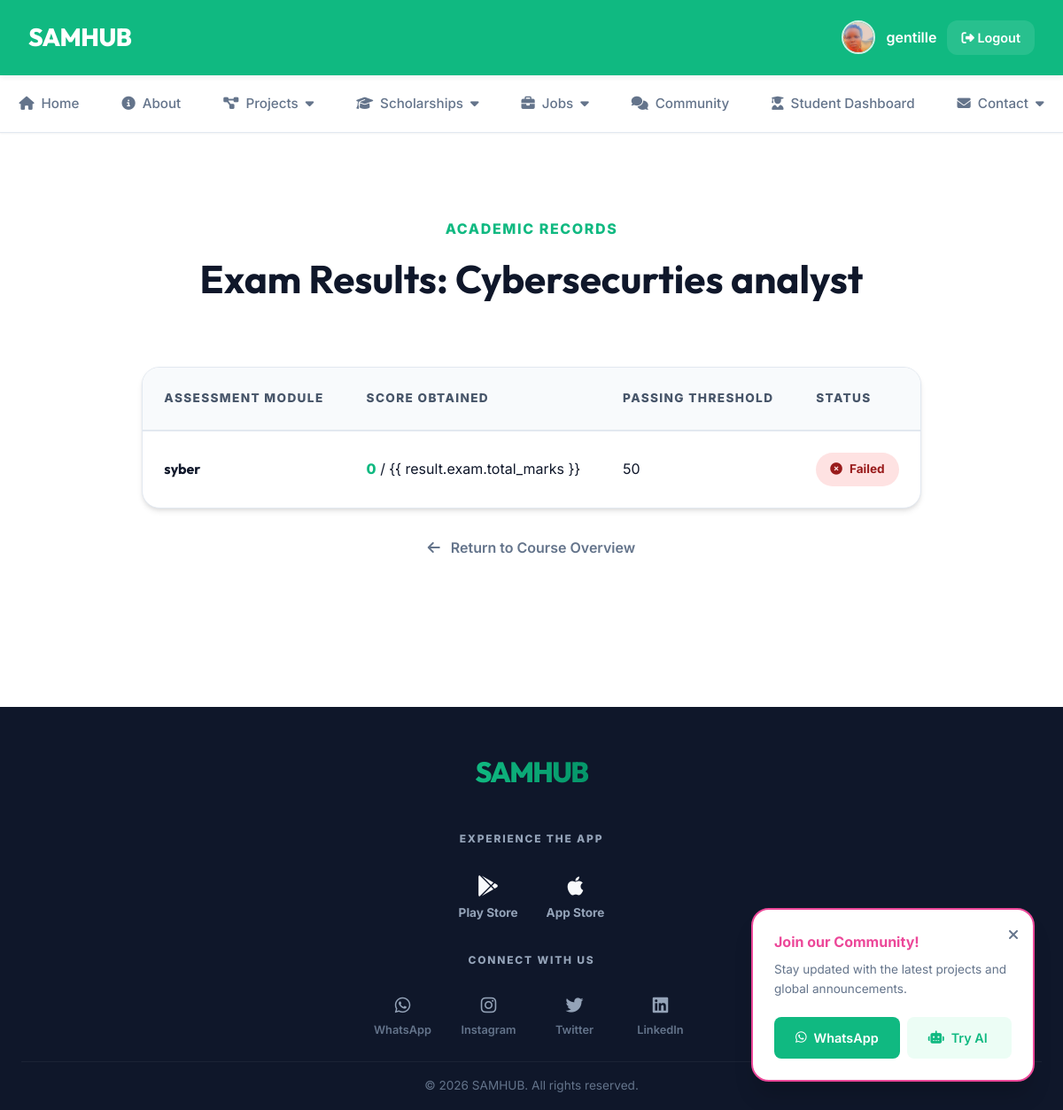
The app's page /learn/courses/1/results/ (signed in), older data.
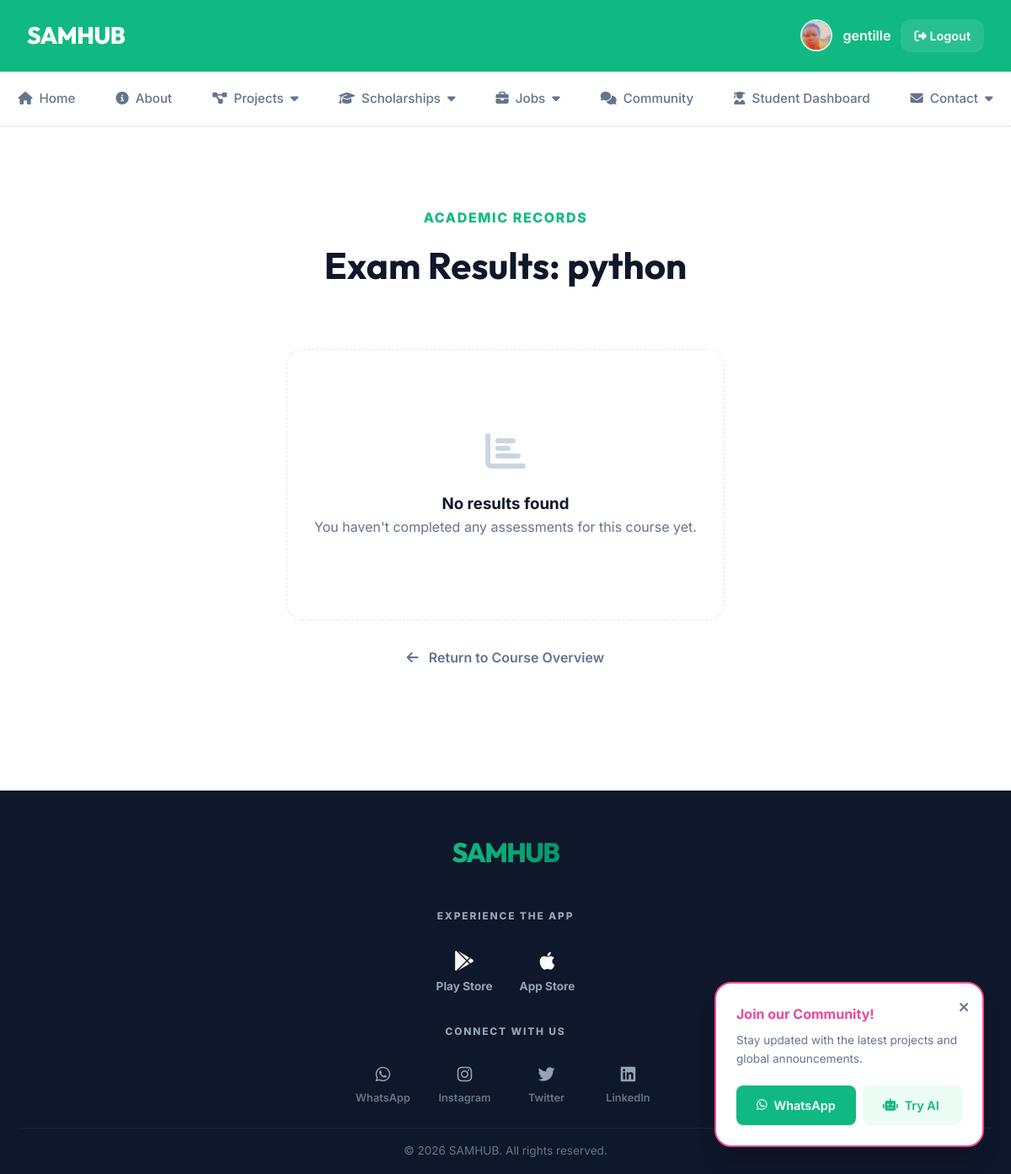
The same page, newer data.
### Login_System/models.py (models this page shows, shortened)
class User(AbstractUser):
    email = models.EmailField(max_length=50, unique=True)
    image = models.ImageField(upload_to='profile_pics', default='default.jpg')
    sex = models.CharField(max_length=10, blank=True, null=True)
    phone = models.CharField(max_length=50, blank=True, null=True)
    year = models.CharField(max_length=50, blank=True, null=True)
    address = models.CharField(max_length=255, blank=True, null=True)
    date_of_birth = models.DateField(blank=True, null=True)
    qualification = models.CharField(max_length=50, blank=True, null=True)
    experience = models.CharField(max_length=50, blank=True, null=True)
    User_type = (
        ('Admin', 'Admin'),
        ('User', 'User'),
        ('Student', 'Student'),
    )
    user_type = models.CharField(max_length=50, choices=User_type, default='User')
    is_approved = models.BooleanField(default=False)
    is_disabled = models.BooleanField(default=False)
    first_login = models.BooleanField(default=True)
    created_at = models.DateTimeField(auto_now_add=True)
    updated_at = models.DateTimeField(auto_now=True)

### Learning_certificate/models.py (models this page shows, shortened)
class Course(models.Model):
    title = models.CharField(max_length=200)
    description = models.TextField(blank=True, null=True)
    content = models.TextField(
        blank=True, null=True,
        help_text="Full course material (HTML allowed). Only enrolled students can see this."
    )
    thumbnail = models.ImageField(upload_to='course_thumbnails/', blank=True, null=True)
    price = models.DecimalField(max_digits=8, decimal_places=2, default=0)  # 0 = free
    duration_weeks = models.PositiveIntegerField(
        default=4,
        help_text="How many weeks the course runs."
    )
    start_date = models.DateTimeField(
        blank=True, null=True,
        help_text="When the course opens for learning."
    )
    end_date = models.DateTimeField(
        blank=True, null=True,
        help_text="When the course closes."
    )
    is_active = models.BooleanField(default=True)
    created_at = models.DateTimeField(auto_now_add=True)
    updated_at = models.DateTimeField(auto_now=True)
    class Meta:
        ordering = ['-created_at']

class ExamResult(models.Model):
    enrollment = models.ForeignKey(Enrollment, on_delete=models.CASCADE, related_name='results')
    exam = models.ForeignKey(Exam, on_delete=models.CASCADE, related_name='results')
    attempt = models.OneToOneField(ExamAttempt, on_delete=models.CASCADE, related_name='result')
    marks_obtained = models.PositiveIntegerField(default=0)
    total_marks = models.PositiveIntegerField(default=0)
    passed = models.BooleanField(default=False)
    completed_at = models.DateTimeField(auto_now_add=True)
    certificate_sent = models.BooleanField(default=False)
    retake_notified = models.BooleanField(default=False)

class Exam(models.Model):
    course = models.ForeignKey(Course, on_delete=models.CASCADE, related_name='exams')
    title = models.CharField(max_length=200)
    description = models.TextField(blank=True, null=True)
    total_marks = models.PositiveIntegerField(default=100)
    passing_marks = models.PositiveIntegerField(default=50)
    open_date = models.DateTimeField(
        blank=True, null=True,
        help_text="When the exam becomes available to students."
    )
    close_date = models.DateTimeField(
        blank=True, null=True,
        help_text="Deadline — exam closes after this."
    )
    duration_minutes = models.PositiveIntegerField(
        default=60,
        help_text="Time limit in minutes once the student starts."
    )
    is_published = models.BooleanField(
        default=False,
        help_text="Only published exams are visible to students."
    )
    created_at = models.DateTimeField(auto_now_add=True)
    updated_at = models.DateTimeField(auto_now=True)
    class Meta:
        ordering = ['open_date']

### Learning_certificate/views.py (the view)
# urls.py: path('courses/<int:course_id>/results/', views.exam_results, name='exam_results'),
@login_required
def exam_results(request, course_id):
    enrollment = get_object_or_404(
        Enrollment, student=request.user, course_id=course_id
    )
    results = ExamResult.objects.filter(enrollment=enrollment).select_related('exam')
    return render(request, 'Learning_certificate/exam_results.html', {
        'results': results,
        'course': enrollment.course,
    })

### templates/Learning_certificate/exam_results.html (shortened to what this page needs)
{% extends "Login_System/base.html" %}
{% load static %}
{% block content %}
<div class="results-wrapper">
    <div class="page-header">
        <p
            style="color: var(--primary); font-weight: 800; text-transform: uppercase; letter-spacing: 0.1em; margin-bottom: 0.5rem;">
            Academic Records</p>
        <h2>Exam Results: {{ course.title }}</h2>
    </div>
    {% if results %}
    <div class="results-card">
        <table class="results-table">
            <thead>
                <tr>
                    <th>Assessment Module</th>
                    <th>Score Obtained</th>
                    <th>Passing Threshold</th>
                    <th>Status</th>
                </tr>
            </thead>
            <tbody>
                {% for result in results %}
                <tr>
                    <td><strong style="font-family: 'Outfit';">{{ result.exam.title }}</strong></td>
                    <td><span style="font-weight: 800; color: var(--primary);">{{ result.marks_obtained }}</span> / {{
                        result.exam.total_marks }}</td>
                    <td>{{ result.exam.passing_marks }}</td>
                    <td>
                        {% if result.passed %}
                        <span class="status-pill status-passed"><i class="fas fa-check-circle"></i> Passed</span>
                        {% else %}
                        <span class="status-pill status-failed"><i class="fas fa-times-circle"></i> Failed</span>
                        {% endif %}
                    </td>
                </tr>
                {% endfor %}
            </tbody>
        </table>
    </div>
    {% else %}
    <div class="no-data">
        <i class="fas fa-chart-bar" style="font-size: 3rem; color: #cbd5e1; margin-bottom: 1.5rem; display: block;"></i>
        <h3>No results found</h3>
        <p style="color: var(--text-muted);">You haven't completed any assessments for this course yet.</p>
    </div>
    {% endif %}
    <div style="text-align: center;">
        <a href="{% url 'course_detail' course.id %}" class="btn-back">
            <i class="fas fa-arrow-left"></i> Return to Course Overview
        </a>
    </div>
</div>
{% endblock %}

### templates/Login_System/base.html (shortened to what this page needs)
{% load static %}
<!DOCTYPE html>
<html lang="en">
<head>
    <link rel="stylesheet" href="https://cdnjs.cloudflare.com/ajax/libs/font-awesome/6.5.0/css/all.min.css">
    <link rel="stylesheet" href="{% static 'css/style.css' %}">
</head>
<body>
    <header>
        <h1>SAMHUB</h1>
        <div class="user-actions">
            {% if user.is_authenticated %}
            <div class="user-profile">
                <img src="{{ user.image.url }}" alt="{{ user.username }}">
                <span style="font-weight: 600;">{{ user.username }}</span>
                <a href="{% url 'logout' %}"><i class="fas fa-sign-out-alt"></i> Logout</a>
            </div>
            {% else %}
            <div class="user-profile">
                <a href="{% url 'Login' %}">Login</a>
                <a href="{% url 'register' %}" class="btn btn-primary"
                    style="color: white; padding: 0.5rem 1.25rem;">Register</a>
            </div>
            {% endif %}
        </div>
    </header>
    <nav>
        <a href="{% url 'home' %}" class="{% if request.resolver_match.url_name == 'home' %}active{% endif %}">
            <i class="fas fa-home"></i> Home
        </a>
        <a href="{% url 'about' %}" class="{% if request.resolver_match.url_name == 'about' %}active{% endif %}">
            <i class="fas fa-info-circle"></i> About
        </a>
        <div class="nav-item">
            <a href="#"><i class="fas fa-project-diagram"></i> Projects <i class="fas fa-caret-down"></i></a>
        </div>
        <div class="nav-item">
            <a href="#"><i class="fas fa-graduation-cap"></i> Scholarships <i class="fas fa-caret-down"></i></a>
        </div>
        <div class="nav-item">
            <a href="#"><i class="fas fa-briefcase"></i> Jobs <i class="fas fa-caret-down"></i></a>
        </div>
        <a href="{% url 'chat_room' %}"
            class="{% if request.resolver_match.url_name == 'chat_room' %}active{% endif %}">
            <i class="fas fa-comments"></i> Community
        </a>
        {% if user.is_authenticated %}
        {% if user.user_type == 'Student' %}
        <a href="{% url 'student_dashboard' %}"
            class="{% if request.resolver_match.url_name == 'student_dashboard' %}active{% endif %}">
            <i class="fas fa-user-graduate"></i> Student Dashboard
        </a>
        {% elif user.user_type == 'Admin' or user.is_superuser %}
        <a href="{% url 'dashboard_admin' %}"
            class="{% if request.resolver_match.url_name == 'dashboard_admin' %}active{% endif %}">
            <i class="fas fa-user-shield"></i> Admin Dashboard
        </a>
        {% endif %}
        {% endif %}
        <div class="nav-item contact-link">
            <a href="#"><i class="fas fa-envelope"></i> Contact <i class="fas fa-caret-down"></i></a>
        </div>
    </nav>
    {% if user.is_authenticated %}
    <div id="popup-notification" class="popup-notification">
        <h4 style="color: var(--secondary); margin-bottom: 0.5rem;">Join our Community!</h4>
        <p style="font-size: 0.85rem; color: var(--text-muted); margin-bottom: 1.25rem;">Stay updated with the latest
            projects and global announcements.</p>
        <div style="display: flex; gap: 0.5rem;">
            <a href="{% url 'chat_room' %}" target="_blank" class="btn btn-primary"
                style="flex: 1; background: var(--accent); border-radius: 0.5rem;">
                <i class="fab fa-whatsapp"></i> WhatsApp
            </a>
            <a href="{% url 'ai_chat_room' %}" class="btn btn-ghost" style="flex: 1; border-radius: 0.5rem;">
                <i class="fas fa-robot"></i> Try AI
            </a>
        </div>
        <span id="popup-close" class="popup-close"><i class="fas fa-times"></i></span>
    </div>
    {% endif %}
    <main class="page-wrapper">
        {% block content %}{% endblock %}
    </main>
    <footer class="minimal-footer">
        <div class="footer-core">
            <h2 class="footer-logo">SAMHUB</h2>
            <div class="footer-label">EXPERIENCE THE APP</div>
            <div class="footer-store-badges">
                <a href="#" class="store-item">
                    <i class="fab fa-google-play"></i>
                    <span>Play Store</span>
                </a>
                <a href="#" class="store-item">
                    <i class="fab fa-apple"></i>
                    <span>App Store</span>
                </a>
            </div>
            <div class="footer-label">CONNECT WITH US</div>
            <div class="social-grid">
                <a href="#" class="social-item">
                    <i class="fab fa-whatsapp"></i>
                    <span>WhatsApp</span>
                </a>
                <a href="#" class="social-item">
                    <i class="fab fa-instagram"></i>
                    <span>Instagram</span>
                </a>
                <a href="#" class="social-item">
                    <i class="fab fa-twitter"></i>
                    <span>Twitter</span>
                </a>
                <a href="#" class="social-item">
                    <i class="fab fa-linkedin"></i>
                    <span>LinkedIn</span>
                </a>
            </div>
        </div>
        <div class="footer-bottom-text">
            <p>&copy; 2026 SAMHUB. All rights reserved.</p>
        </div>
    </footer>
</body>
</html>

### static/css/style.css (style rules this page uses)
:root { --primary: #10B981; --primary-hover: #059669; --primary-light: #ecfdf5; --secondary: #EC4899; --accent: #10B981; --background: #FFFFFF; --surface: #FFFFFF; --text-main: #0F172A; --text-muted: #64748B; --border: #E2E8F0; --shadow-sm: 0 1px 2px 0 rgba(0, 0, 0, 0.05); --shadow-md: 0 4px 6px -1px rgba(0, 0, 0, 0.1), 0 2px 4px -1px rgba(0, 0, 0, 0.06); --shadow-lg: 0 10px 15px -3px rgba(0, 0, 0, 0.1), 0 4px 6px -2px rgba(0, 0, 0, 0.05); --radius-md: 0.75rem; --radius-lg: 1.25rem; }
html { scroll-behavior: smooth; }
* { margin: 0; padding: 0; box-sizing: border-box; font-family: 'Inter', 'Roboto', sans-serif; }
body { background-color: #FFFFFF; background: #FFFFFF; color: var(--text-main); line-height: 1.6; min-height: 100vh; }
header { background: var(--primary); color: white; padding: 1.25rem 2rem; display: flex; justify-content: space-between; align-items: center; box-shadow: 0 4px 6px -1px rgba(0, 0, 0, 0.05); position: relative; z-index: 1000; }
header h1 { font-family: 'Outfit', sans-serif; font-weight: 800; font-size: 1.75rem; letter-spacing: -0.02em; }
.user-profile { display: flex; align-items: center; gap: 0.75rem; }
.user-profile img { width: 38px; height: 38px; border-radius: 50%; border: 2px solid rgba(255, 255, 255, 0.8); object-fit: cover; }
.user-profile a { color: white; text-decoration: none; font-weight: 600; font-size: 0.9rem; padding: 0.5rem 1rem; background: rgba(255, 255, 255, 0.1); border-radius: var(--radius-md); transition: all 0.2s; }
nav { background: var(--surface); display: flex; justify-content: center; gap: 1.5rem; padding: 0.75rem 0; box-shadow: var(--shadow-sm); border-bottom: 1px solid var(--border); position: sticky; top: 0; z-index: 999; }
nav a { text-decoration: none; color: var(--text-muted); font-weight: 500; font-size: 0.95rem; padding: 0.5rem 0.75rem; border-radius: 0.5rem; display: flex; align-items: center; gap: 0.5rem; transition: all 0.2s; }
.nav-item { position: relative; }
.page-wrapper { min-height: calc(100vh - 200px); display: flex; flex-direction: column; padding: 2rem 1rem; max-width: 1200px; margin: 0 auto; }
.btn { padding: 0.75rem 1.5rem; border-radius: var(--radius-md); font-weight: 600; text-decoration: none; display: inline-flex; align-items: center; gap: 0.5rem; transition: all 0.2s; cursor: pointer; border: none; font-size: 0.9rem; }
.btn-primary { background: var(--primary); color: white; }
.btn-ghost { background: var(--primary-light); color: var(--primary); }
.minimal-footer { background: #0f172a; color: white; padding: 3rem 1.5rem 1rem; text-align: center; margin-top: 3rem; }
.footer-core { max-width: 900px; margin: 0 auto; display: flex; flex-direction: column; align-items: center; gap: 2rem; }
.footer-logo { font-family: 'Outfit', sans-serif; font-size: 2rem; font-weight: 800; letter-spacing: -0.05em; background: linear-gradient(to right, #10B981, #059669); background-clip: text; -webkit-background-clip: text; -webkit-text-fill-color: transparent; margin-bottom: 0.5rem; }
.footer-label { font-size: 0.75rem; color: #94a3b8; font-weight: 800; letter-spacing: 0.15em; text-transform: uppercase; }
.footer-store-badges { display: flex; gap: 2rem; }
.store-item { display: flex; flex-direction: column; align-items: center; gap: 0.5rem; text-decoration: none; transition: all 0.3s ease; }
.store-item i { font-size: 1.5rem; color: #f8fafc; }
.store-item span { color: #94a3b8; font-weight: 700; font-size: 0.85rem; }
.social-grid { display: grid; grid-template-columns: repeat(4, 1fr); gap: 2rem; }
.social-item { display: flex; flex-direction: column; align-items: center; gap: 0.5rem; text-decoration: none; transition: all 0.3s ease; }
.social-item i { font-size: 1.25rem; color: #94a3b8; }
.social-item span { font-size: 0.8rem; font-weight: 600; color: #64748b; }
.footer-bottom-text { margin-top: 1.5rem; padding-top: 1rem; border-top: 1px solid rgba(255, 255, 255, 0.05); color: #64748b; font-size: 0.85rem; }
.popup-notification { position: fixed; bottom: 2rem; right: 2rem; width: 320px; background: white; padding: 1.5rem; border-radius: var(--radius-lg); box-shadow: 0 20px 25px -5px rgba(0, 0, 0, 0.15); border: 2px solid var(--secondary); z-index: 10000; display: none; animation: slideIn 0.5s cubic-bezier(0.175, 0.885, 0.32, 1.275); }
.popup-close { position: absolute; top: 1rem; right: 1rem; cursor: pointer; color: var(--text-muted); }

Row changes from the older to the newer data that the page shows:
removed ExamResult: exam "syber", marks_obtained "0", exam.passing_marks "50", passed False (drawn)
changed Course: title "Cybersecurties analyst" → "python"
Text that changed along with them:
text no longer shown: "ASSESSMENT MODULE SCORE OBTAINED PASSING THRESHOLD STATUS"
text now shown: "No results found You haven't completed any assessments for this course yet."
